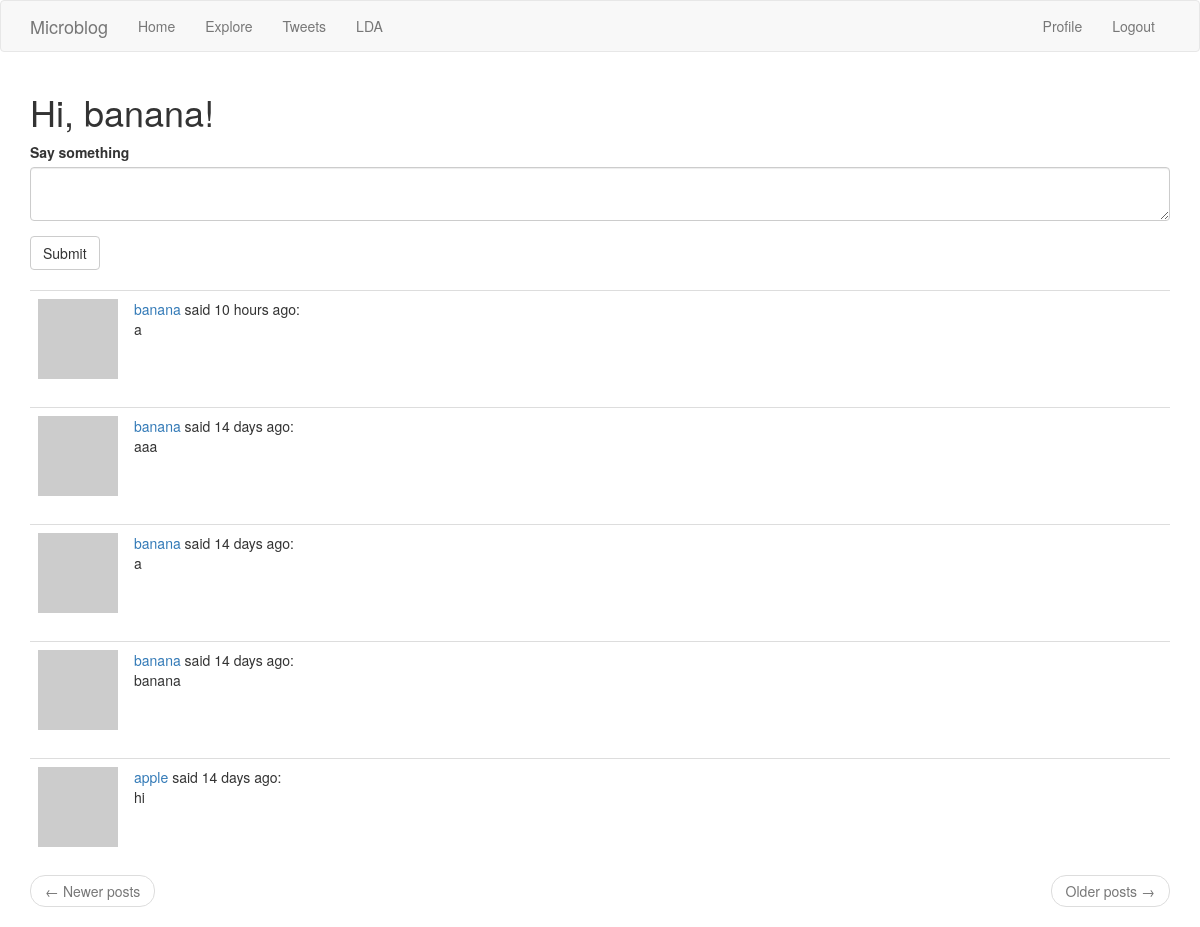
The page /index (signed in) on the database its author committed.
### app/models.py (models this page shows, shortened)
class User(UserMixin, db.Model):
    id = db.Column(db.Integer, primary_key=True)
    username = db.Column(db.String(64), index=True, unique=True)
    email = db.Column(db.String(120), index=True, unique=True)
    password_hash = db.Column(db.String(128))
    posts = db.relationship('Post', backref='author', lazy='dynamic')
    about_me = db.Column(db.String(140))
    last_seen = db.Column(db.DateTime, default=datetime.utcnow)
    followed = db.relationship(
        'User', secondary=followers,
        primaryjoin=(followers.c.follower_id == id),
        secondaryjoin=(followers.c.followed_id == id),
        backref=db.backref('followers', lazy='dynamic'), lazy='dynamic')
    def avatar(self, size):
        digest = md5(self.email.lower().encode('utf-8')).hexdigest()
        return 'https://www.gravatar.com/avatar/{}?d=identicon&s={}'.format(
            digest, size)
    def followed_posts(self):
        followed = Post.query.join(
            followers, (followers.c.followed_id == Post.user_id)).filter(
                followers.c.follower_id == self.id)
        own = Post.query.filter_by(user_id=self.id)
        return followed.union(own).order_by(Post.timestamp.desc())

class Post(db.Model):
    id = db.Column(db.Integer, primary_key=True)
    body = db.Column(db.String(140))
    timestamp = db.Column(db.DateTime, index=True, default=datetime.utcnow)
    user_id = db.Column(db.Integer, db.ForeignKey('user.id'))

### app/routes.py (the view, shortened to what this page needs)
@app.route('/', methods=['GET', 'POST'])
@app.route('/index', methods=['GET', 'POST'])
@login_required
def index():
    form = PostForm()
    page = request.args.get('page', 1, type=int)
    posts = current_user.followed_posts().paginate(
        page, app.config['POSTS_PER_PAGE'], False)
    next_url = url_for('explore', page=posts.next_num) \
        if posts.has_next else None
    prev_url = url_for('explore', page=posts.prev_num) \
        if posts.has_prev else None
    return render_template('index.html', title='Home', form=form,
                           posts=posts.items, next_url=next_url,
                           prev_url=prev_url)

### app/forms.py
class PostForm(FlaskForm):
    post = TextAreaField('Say something', validators=[DataRequired()])
    submit = SubmitField('Submit')

### app/models.py (called while the page is built)
@login.user_loader
def load_user(id):
    return User.query.get(int(id))

### app/routes.py (called while the page is built)
@app.before_request
def before_request():
    if current_user.is_authenticated:
        current_user.last_seen = datetime.utcnow()
        db.session.commit()

### app/templates/index.html
{% extends "base.html" %}
{% import 'bootstrap/wtf.html' as wtf %}
{% block app_content %}
    <h1>Hi, {{ current_user.username }}!</h1>
    {% if form %}
    {{ wtf.quick_form(form) }}
    <br>
    {% endif %}
    {% for post in posts %}
        {% include '_post.html' %}
    {% endfor %}
    <nav aria-label="...">
        <ul class="pager">
            <li class="previous{% if not prev_url %} disabled{% endif %}">
                <a href="{{ prev_url or '#' }}">
                    <span aria-hidden="true">&larr;</span> Newer posts
                </a>
            </li>
            <li class="next{% if not next_url %} disabled{% endif %}">
                <a href="{{ next_url or '#' }}">
                    Older posts <span aria-hidden="true">&rarr;</span>
                </a>
            </li>
        </ul>
    </nav>
{% endblock %}

### app/templates/_post.html
    <table class="table table-hover">
        <tr>
            <td width="70px">
                <a href="{{ url_for('user', username=post.author.username) }}">
                    <img src="{{ post.author.avatar(70) }}" />
                </a>
            </td>
            <td>
                <a href="{{ url_for('user', username=post.author.username) }}">
                    {{ post.author.username }}
                </a>
                said {{ moment(post.timestamp).fromNow() }}:
                <br>
                {{ post.body }}
            </td>
        </tr>
    </table>

### rows shown on the page
User: username "banana"
Post: author.username "banana", timestamp "10 hours ago", body "a"
Post: author.username "banana", timestamp "14 days ago", body "aaa"
Post: author.username "banana", timestamp "14 days ago", body "a"
Post: author.username "banana", timestamp "14 days ago", body "banana"
Post: author.username "apple", timestamp "14 days ago", body "hi"
